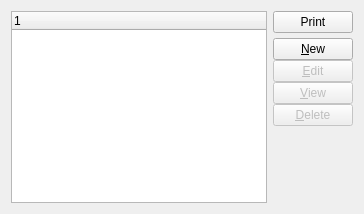
         <widget class="QWidget" name="_shiptoPage">
          <layout class="QGridLayout">
           <item row="0" column="0">
            <widget class="XTreeWidget" name="_shipto">
             <property name="sizePolicy">
              <sizepolicy hsizetype="Expanding" vsizetype="Expanding">
               <horstretch>0</horstretch>
               <verstretch>0</verstretch>
              </sizepolicy>
             </property>
            </widget>
           </item>
           <item row="0" column="1">
            <layout class="QVBoxLayout">
             <property name="spacing">
              <number>5</number>
             </property>
             <item>
              <widget class="QPushButton" name="_printShipto">
               <property name="text">
                <string>Print</string>
               </property>
              </widget>
             </item>
             <item>
              <layout class="QVBoxLayout">
               <property name="spacing">
                <number>0</number>
               </property>
               <item>
                <widget class="QPushButton" name="_newShipto">
                 <property name="text">
                  <string>&amp;New</string>
                 </property>
                </widget>
               </item>
               <item>
                <widget class="QPushButton" name="_editShipto">
                 <property name="enabled">
                  <bool>false</bool>
                 </property>
                 <property name="text">
                  <string>&amp;Edit</string>
                 </property>
                </widget>
               </item>
               <item>
                <widget class="QPushButton" name="_viewShipto">
                 <property name="enabled">
                  <bool>false</bool>
                 </property>
                 <property name="text">
                  <string>&amp;View</string>
                 </property>
                </widget>
               </item>
               <item>
                <widget class="QPushButton" name="_deleteShipto">
                 <property name="enabled">
                  <bool>false</bool>
                 </property>
                 <property name="text">
                  <string>&amp;Delete</string>
                 </property>
                </widget>
               </item>
               <item>
                <spacer>
                 <property name="orientation">
                  <enum>Qt::Vertical</enum>
                 </property>
                 <property name="sizeType">
                  <enum>QSizePolicy::Expanding</enum>
                 </property>
                 <property name="sizeHint" stdset="0">
                  <size>
                   <width>20</width>
                   <height>20</height>
                  </size>
                 </property>
                </spacer>
               </item>
              </layout>
             </item>
            </layout>
           </item>
          </layout>
         </widget>
